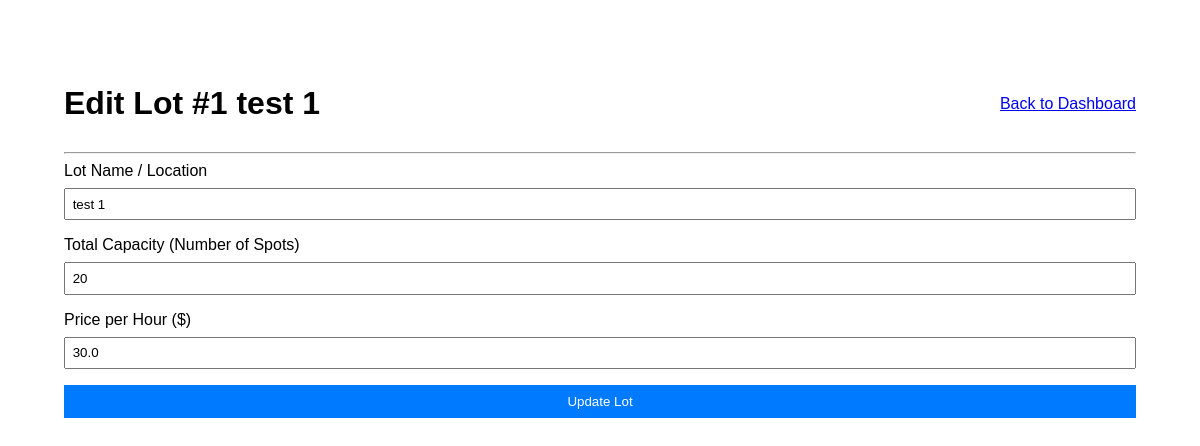
The page /admin/edit_lot/1 (signed in) on the database as committed earlier.
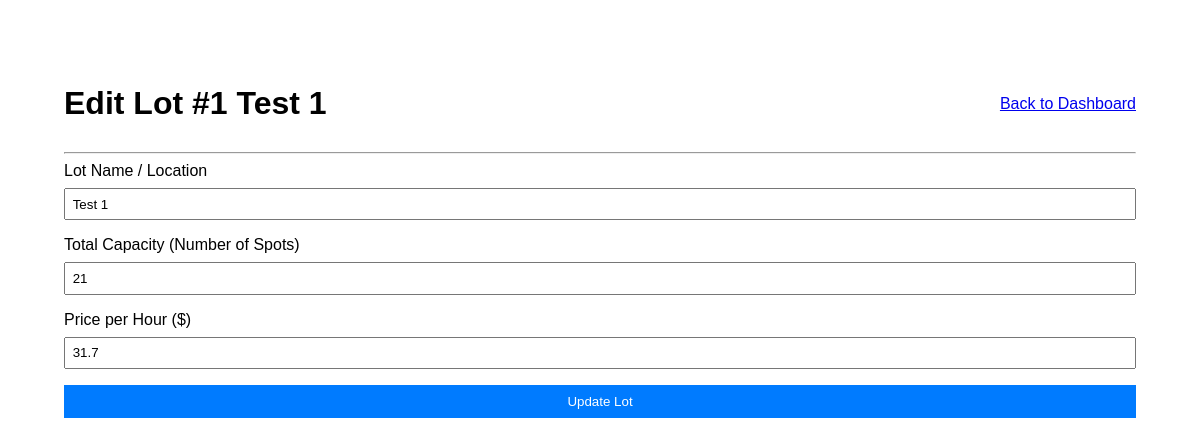
The same page on the database as committed later.
### models/models.py (models this page shows)
class ParkingLot(db.Model):
    id = db.Column(db.Integer, primary_key=True)
    name = db.Column(db.String(100), nullable=False)
    capacity = db.Column(db.Integer, nullable=False)
    price_per_hour = db.Column(db.Float, nullable=False)
    spots = db.relationship('ParkingSpot', backref='lot', lazy=True, cascade="all, delete-orphan")

### controllers/controllers.py (the view, shortened to what this page needs)
@app.route('/admin/edit_lot/<int:lot_id>', methods=['GET', 'POST'])
@login_required
@role_required('admin')
def edit_lot(lot_id):
    lot = ParkingLot.query.get_or_404(lot_id)
    return render_template('edit_lot.html', lot=lot)

### app.py (called while the page is built)
@login_manager.user_loader
def load_user(user_id):
    return User.query.get(int(user_id))

### controllers/controllers.py (called while the page is built)
def role_required(role):
    def wrapper(fn):
        @wraps(fn)
        def decorated_view(*args, **kwargs):
            if not current_user.is_authenticated or current_user.role != role:
                flash("You do not have permission to access this page.")
                return redirect(url_for('login'))
            return fn(*args, **kwargs)
        return decorated_view
    return wrapper

### templates/edit_lot.html (shortened to what this page needs)
{% extends 'base.html' %}
{% block content %}
<div style="max-width: 1200px; margin: auto; padding: 2em;">
    <div style="display: flex; justify-content: space-between; align-items: center;">
        <h1>Edit Lot #{{ lot.id }} {{ lot.name }}</h1>
        <a href="{{ url_for('admin_dashboard') }}">Back to Dashboard</a>
    </div>
    <hr>
    <form method="POST" action="{{ url_for('edit_lot', lot_id=lot.id) }}">
        <div class="form-group">
            <label for="name">Lot Name / Location</label>
            <input type="text" id="name" name="name" value="{{ lot.name }}" required>
        </div>
        <div class="form-group">
            <label for="capacity">Total Capacity (Number of Spots)</label>
            <input type="number" id="capacity" name="capacity" min="1" value="{{ lot.capacity }}" required>
        </div>
        <div class="form-group">
            <label for="price">Price per Hour ($)</label>
            <input type="number" id="price" name="price" step="0.01" min="0" value="{{ lot.price_per_hour }}" required>
        </div>
        <button type="submit">Update Lot</button>
    </form>
</div>
{% endblock %}

Rows that differ between the two databases and show on the page:
changed ParkingLot id 1: name "test 1" → "Test 1"; capacity "20" → "21"; price "30.0" → "31.7"
